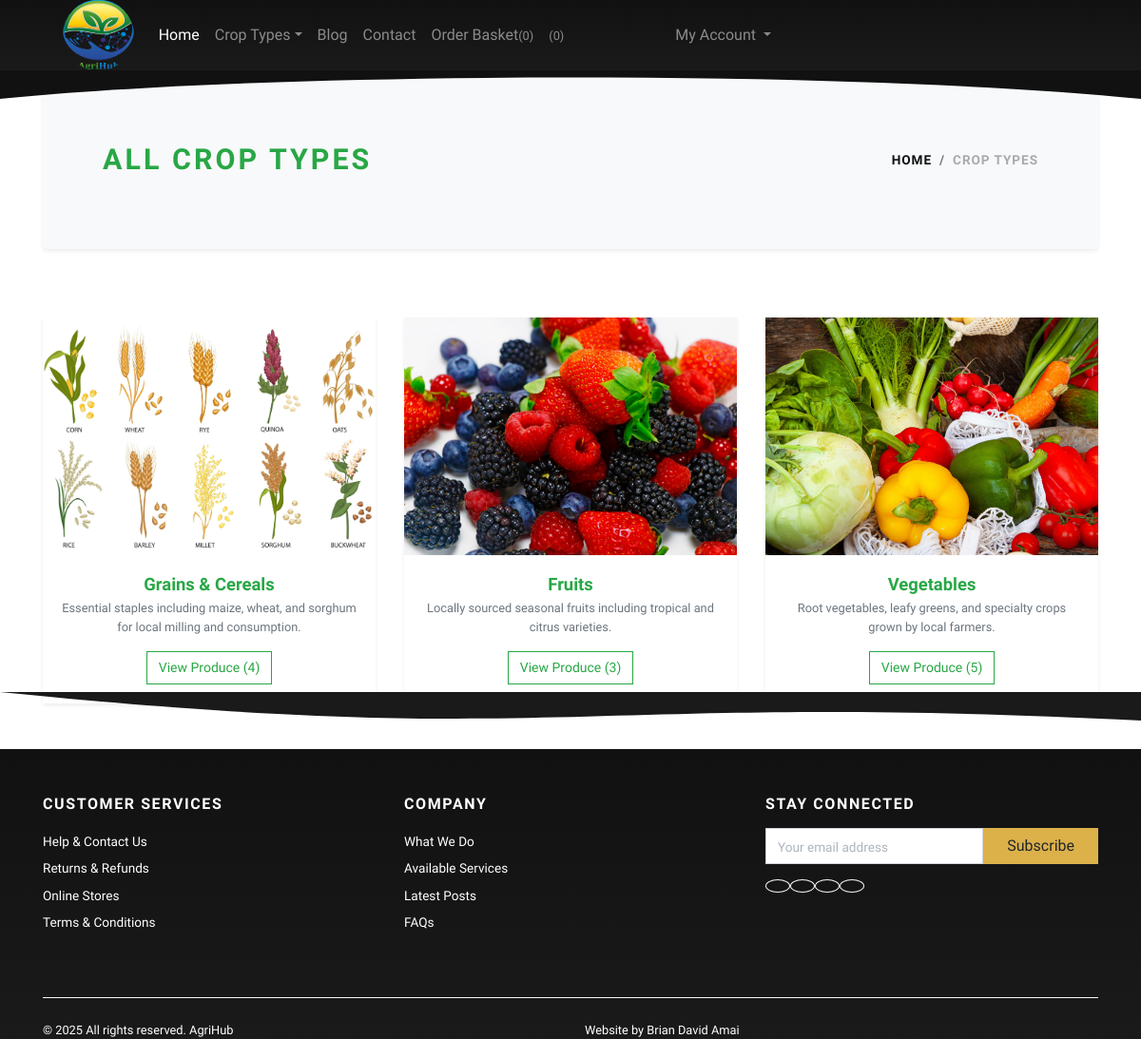
Page /categories/ (signed in) on the committed database.
### store/models.py (models this page shows, shortened)
class Category(models.Model):
    title = models.CharField(max_length=50, verbose_name="Crop Type Title")
    slug = models.SlugField(max_length=55, verbose_name="Crop Type Slug")
    description = models.TextField(blank=True, verbose_name="Category Description")
    category_image = models.ImageField(upload_to='category', blank=True, null=True, verbose_name="Category Image")
    is_active = models.BooleanField(verbose_name="Is Active?")
    is_featured = models.BooleanField(verbose_name="Is Featured?")
    created_at = models.DateTimeField(auto_now_add=True, verbose_name="Created Date")
    updated_at = models.DateTimeField(auto_now=True, verbose_name="Updated Date")
    class Meta:
        verbose_name_plural = 'Crop Types'
        ordering = ('-created_at',)

### store/views.py (the view)
# urls.py: path('categories/', views.all_categories, name="all-categories"),
def all_categories(request):
    categories = Category.objects.filter(is_active=True)
    context = {'categories': categories}
    return render(request, 'store/all_categories.html', context)

### store/context_preprocessors.py (called while the page is built)
def store_menu(request):
    categories = Category.objects.filter(is_active=True)
    context = {
        'categories_menu': categories,
    }
    return context

def cart_menu(request):
    if request.user.is_authenticated:
        cart_items= Cart.objects.filter(user=request.user)
        context = {
            'cart_items': cart_items,
        }
    else:
        context = {}
    return context

### templates/store/all_categories.html
{% extends 'base.html' %}
{% load static %}
{% block content %}
    <div class="container">
        <section class="py-5 bg-light rounded shadow-sm mb-4">
            <div class="container">
                <div class="row px-4 px-lg-5 py-lg-4 align-items-center">
                    <div class="col-lg-6">
                        <h1 class="h2 text-uppercase mb-0 text-success fw-bold">All Crop Types</h1>
                    </div>
                    <div class="col-lg-6 text-lg-right">
                        <nav aria-label="breadcrumb">
                            <ol class="breadcrumb justify-content-lg-end mb-0 px-0 bg-transparent">
                                <li class="breadcrumb-item"><a href="{% url 'store:home' %}" class="text-dark">Home</a></li>
                                <li class="breadcrumb-item active" aria-current="page">Crop Types</li>
                            </ol>
                        </nav>
                    </div>
                </div>
            </div>
        </section>
        <section class="py-5">
            <div class="row g-4">
                {% if categories %}
                    {% for category in categories %}
                    <div class="col-lg-4 col-md-6">
                        <div class="card border-0 shadow-sm rounded-3 overflow-hidden h-100">
                            <a class="category-item d-block text-center"
                               href="{% url 'store:category-products' category.slug %}">
                                {% if category.category_image %}
                                    <img class="img-fluid" src="{{ category.category_image.url }}"
                                         alt="{{ category.title }}" style="height: 250px; object-fit: cover; width: 100%;">
                                {% else %}
                                    <img class="img-fluid" src="{% static 'img/cat-placeholder.jpg' %}"
                                         alt="{{ category.title }}" style="height: 250px; object-fit: cover; width: 100%;">
                                {% endif %}
                            </a>
                            <div class="card-body text-center">
                                <h5 class="fw-bold mb-0 text-success">{{ category.title }}</h5>
                                <p class="text-muted small mt-1">{{ category.description|default:"Browse all farm produce under this category." }}</p>
                                <a href="{% url 'store:category-products' category.slug %}" class="btn btn-sm btn-outline-success">
                                    View Produce ({{ category.product_set.count }})
                                </a>
                            </div>
                        </div>
                    </div>
                    {% endfor %}
                {% else %}
                    <div class="col-12 text-center py-5">
                        <h4 class="text-muted">No Crop Types have been added yet.</h4>
                        <p>Please log in to the admin panel to add your first categories.</p>
                    </div>
                {% endif %}
            </div>
        </section>
    </div>
{% endblock content %}

### AgriHub/static/css/style.default.css (style rules this page uses)
.category-item { display: block; position: relative; color: #343a40; transition: all 0.3s; }
.category-item img { transition: all 0.3s; }
.text-uppercase { text-transform: uppercase; letter-spacing: 0.1em; }
.btn { font-weight: 400; border: 1px solid transparent; font-family: inherit; padding: 0.375rem 1.5rem; font-size: 1rem; line-height: 1.5; border-radius: 0; transition: color 0.15s ease-in-out, background-color 0.15s ease-in-out, border-color 0.15s ease-in-out, box-shadow 0.15s ease-in-out; }
.btn-outline-success { color: #28a745; background-color: transparent; background-image: none; border-color: #28a745; }
.btn-sm { padding: 0.375rem 0.75rem; font-size: 0.875rem; line-height: 1.5; border-radius: 0; }
body { font-family: "Libre Franklin", sans-serif; font-size: 1rem; font-weight: 400; line-height: 1.5; color: #111111; background-color: #fff; }
a { color: #dcb14a; text-decoration: none; }
h1, h2, h3, h4, h5, h6, .h1, .h2, .h3, .h4, .h5, .h6 { margin-bottom: 0.5rem; font-family: inherit; font-weight: 900; line-height: 1.2; color: inherit; }
h1, .h1 { font-size: 2.2rem; }
h2, .h2 { font-size: 1.9rem; }
h5, .h5 { font-size: 1.15rem; }
small, .small { font-size: 80%; font-weight: 400; }
.bg-light { background-color: #f8f9fa !important; }
.text-success { color: #28a745 !important; }
.text-dark { color: #111111 !important; }
.shadow-sm { box-shadow: 0 0.125rem 0.25rem rgba(17, 17, 17, 0.075) !important; }
.card { background-color: #fff; border: 1px solid rgba(17, 17, 17, 0.125); border-radius: 0; }
.card-body { padding: 1.25rem; }
.breadcrumb { background: #f8f9fa; }
.breadcrumb-item { font-size: 0.85rem; text-transform: uppercase; letter-spacing: 0.07em; font-weight: 900; color: #111111; }
.breadcrumb-item a { color: inherit; transition: all 0.3s; }
.breadcrumb-item.active { color: #aaa; }

### AgriHub/static/css/custom.css (style rules this page uses)
.category-item img { height: 250px !important; object-fit: cover; width: 100%; }

### rows in the picture
Category: category_image (picture), title "Grains & Cereals", description "Essential staples including maize, wheat, and sorghum for local milling and consumption.", product_set.count "4"
Category: category_image (picture), title "Fruits", description "Locally sourced seasonal fruits including tropical and citrus varieties.", product_set.count "3"
Category: category_image (picture), title "Vegetables", description "Root vegetables, leafy greens, and specialty crops grown by local farmers.", product_set.count "5"

### other values in the picture
{{ cart_items.count }} "0"
